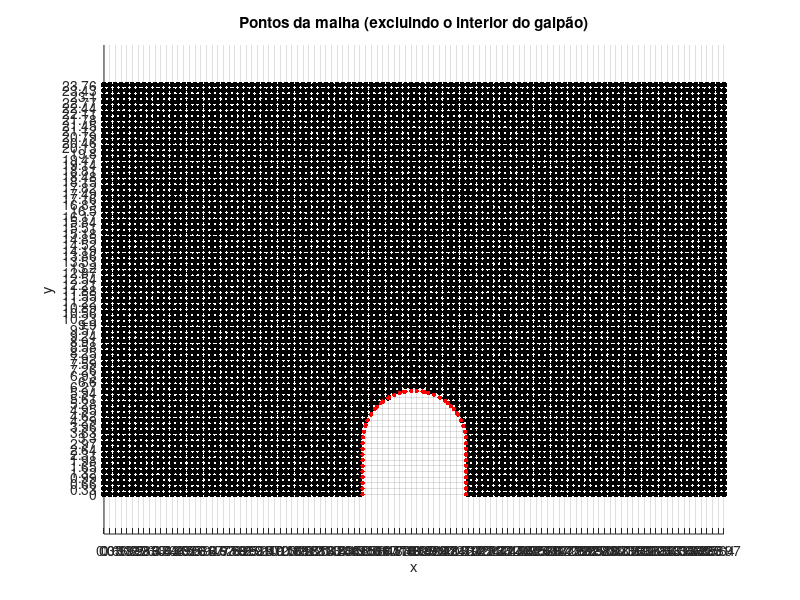
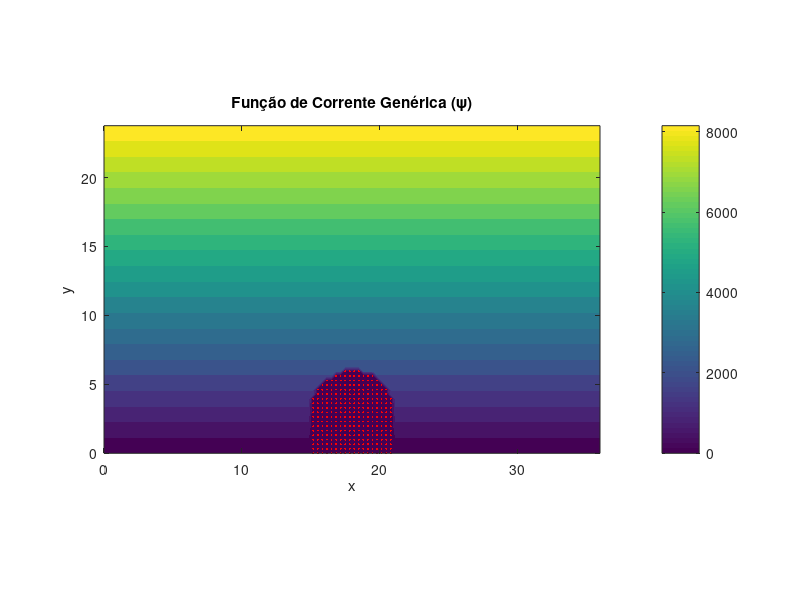
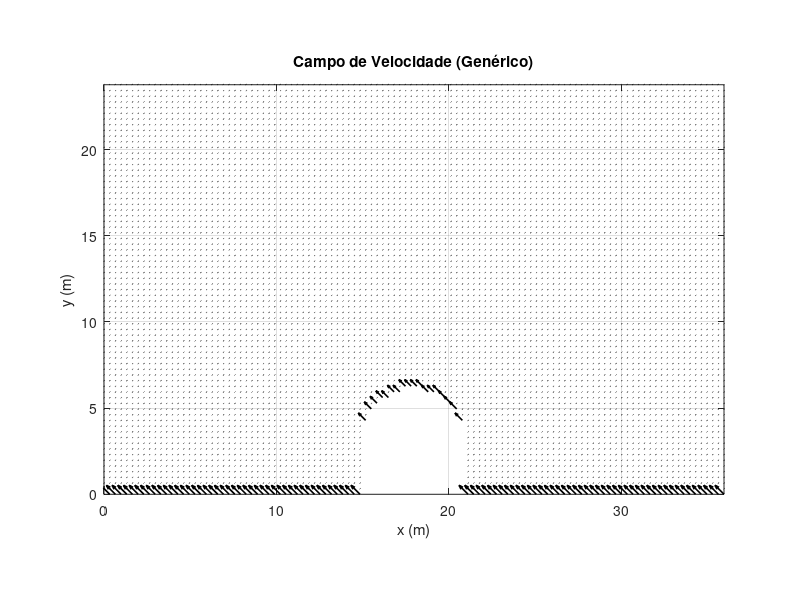
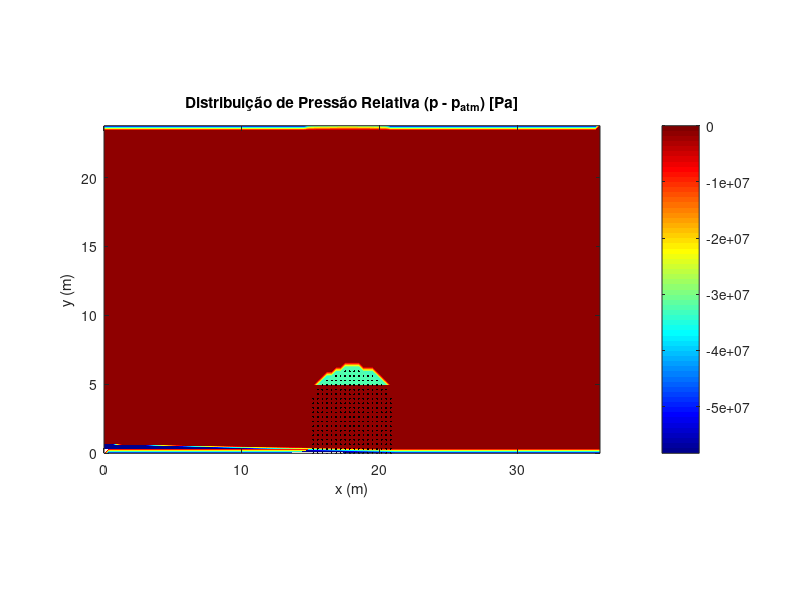

Write the MATLAB code that produced these figures, in order.
clc, clear

% Criacao da malha

h = 3;
d = 5*h;
L = 2*h;
H = 8*h;

dx = 0.33;
dy = dx;

x = 0:dx:(2*d+L);
y = 0:dy:H;

[X,Y] = meshgrid(x,y);

% Outros parâmetros do problema

V = 100*3.6; %Velocidade em m/s!
lambda = 1.85;
toleracia = 0.01;
rho = 1.25;    % Densidade do ar (kg/m³)
gamma_ar = 1.4;% Razão de calor específico do ar

% Verificacao dos pontos dentro do galpao

isSolido = false(size(X));

for i = 1:length(x)
    for j = 1:length(y)
        xi = x(i);
        yj = y(j);
        % Se o ponto está dentro do telhado
        if xi >= d && xi <= d + L
            y_teto = sqrt((L/2)^2 - (xi - (d + L/2))^2) + h;
            if yj <= y_teto
                isSolido(j,i) = true; 
            end
        end
    end
end

[~, j_first] = find(isSolido(1, :), 1, 'first');
x_telha = (X(1,j_first)):dx:(d + L - dx);
y_telha = sqrt((L/2).^2 - (x_telha - (d + L/2)).^2) + h;
y_telha_aux = Y(length(0:dy:h)+1,1):dy:(h+L/2);
x_telha_esq = d + L/2 - sqrt((L/2)^2 - (y_telha_aux - h).^2); % Ramo esquerdo (sinal -)
x_telha_dir  = d + L/2 + sqrt((L/2)^2 - (y_telha_aux - h).^2); % Ramo direito (sinal +)
y_parede_esq = 0:dy:h;
x_parede_esq = d*ones(size(y_parede_esq));
y_parede_dir = 0:dy:h;
x_parede_dir = (d+L)*ones(size(y_parede_dir));

x_galpao = [x_parede_esq, x_telha_esq, x_telha, x_telha_dir, x_parede_dir];
y_galpao = [y_parede_esq, y_telha_aux, y_telha, y_telha_aux, y_parede_dir];


% Plota apenas os pontos da malha (isSolido == false)
mask = ~isSolido;  % true para pontos de malha válidos
scatter( X(mask), Y(mask), 20, 'k', 'filled' )
hold on
scatter(x_galpao, y_galpao, 10, 'r', 'filled')
axis equal
xlabel('x'); ylabel('y');
title('Pontos da malha (excluindo o interior do galpão)');
% Configurar o grid com espaçamento dx e dy
xticks(min(x):dx:max(x));  % Linhas verticais a cada dx
yticks(min(y):dy:max(y));  % Linhas horizontais a cada dy
grid on;

% Criação de matriz de testes

% Inicializar psi com escoamento uniforme (V*y)
psi = V * Y; % ψ = V*y (escoamento uniforme na direção x)

% Ajustar condições de contorno:
% 1. ψ = 0 na base (y = 0)
psi(Y == 0) = 0;

% 2. Dentro do sólido, ψ = constante (aqui, 0)
psi(isSolido) = 0;

% 3. Condições laterais (opcional, se necessário):
% - Na entrada (x = 0) e saída (x = 2d + L), manter ψ = V*y
% - Se houver paredes laterais sólidas, ajustar ψ para constante

% Exibir a matriz psi - Item A
figure;
contourf(X, Y, psi, 20, 'LineColor', 'none');
colorbar;
axis equal;
xlabel('x'); ylabel('y');
title('Função de Corrente Genérica (\psi)');
hold on;
scatter(X(isSolido), Y(isSolido), 2, 'r', 'filled'); % Destacar o sólido

% Calcular velocidades (apenas para pontos fora do sólido)
u = zeros(size(psi));
v = zeros(size(psi));
u(~isSolido) = gradient(psi(~isSolido), dy);  % u = ∂ψ/∂y
v(~isSolido) = -gradient(psi(~isSolido), dx); % v = -∂ψ/∂x

% Plotar campo de velocidade (setas pretas) - ItemB
figure;
quiver(X(mask), Y(mask), u(mask), v(mask), ...
    'AutoScaleFactor', 1.5, ...
    'Color', 'k', ...          % Define cor preta
    'LineWidth', 1.2);         % Espessura das setas
axis equal;
grid on;                       % Adiciona grade
xlabel('x (m)'); 
ylabel('y (m)');
title('Campo de Velocidade (Genérico)');

% Ajustar limites dos eixos (se necessário)
xlim([min(x), max(x)]);
ylim([min(y), max(y)]);

%Pressão item C

% Calcular a pressão (equação corrigida)
gamma_term = (gamma_ar - 1) / gamma_ar;
DeltaP = rho * gamma_term * ( (V^2)/2 - (u.^2 + v.^2)/2 );

% Mascarar pontos dentro do sólido (isSolido)
DeltaP(isSolido) = NaN; % Ignorar pressão no interior

% Plotar pressão
figure;
contourf(X, Y, DeltaP, 50, 'LineColor', 'none');
colorbar;
colormap('jet');
hold on;
scatter(X(isSolido), Y(isSolido), 2, 'k', 'filled'); % Destacar o sólido
axis equal;
xlabel('x (m)');
ylabel('y (m)');
title('Distribuição de Pressão Relativa (p - p_{atm}) [Pa]');

% Item D



